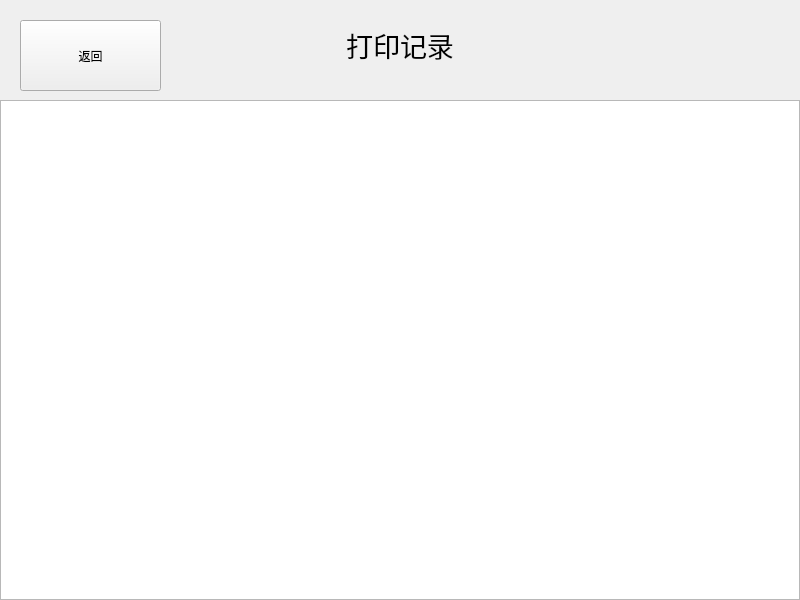
<?xml version="1.0" encoding="UTF-8"?>
<ui version="4.0">
 <class>PrintRecord</class>
 <widget class="QWidget" name="PrintRecord">
  <property name="geometry">
   <rect>
    <x>0</x>
    <y>0</y>
    <width>800</width>
    <height>600</height>
   </rect>
  </property>
  <property name="windowTitle">
   <string>Form</string>
  </property>
  <widget class="QLabel" name="PrintLabel">
   <property name="geometry">
    <rect>
     <x>0</x>
     <y>0</y>
     <width>800</width>
     <height>100</height>
    </rect>
   </property>
   <property name="font">
    <font>
     <family>Microsoft YaHei</family>
     <pointsize>20</pointsize>
    </font>
   </property>
   <property name="styleSheet">
    <string notr="true">QLabel#PrintLabel{
	background: qlineargradient(x1:0,y1:0x2:0,y2:1,stop:0 #3a6ea5,stop:1 #sc5a8c);
	padding:12px 15px;
border-radius:6px;
	margin-bottom: 10px;
}</string>
   </property>
   <property name="text">
    <string>打印记录</string>
   </property>
   <property name="alignment">
    <set>Qt::AlignCenter</set>
   </property>
  </widget>
  <widget class="QListWidget" name="listWidget">
   <property name="geometry">
    <rect>
     <x>0</x>
     <y>100</y>
     <width>800</width>
     <height>500</height>
    </rect>
   </property>
  </widget>
  <widget class="QPushButton" name="BackBtn">
   <property name="geometry">
    <rect>
     <x>20</x>
     <y>20</y>
     <width>141</width>
     <height>71</height>
    </rect>
   </property>
   <property name="text">
    <string>返回</string>
   </property>
  </widget>
 </widget>
 <resources/>
 <connections/>
</ui>
